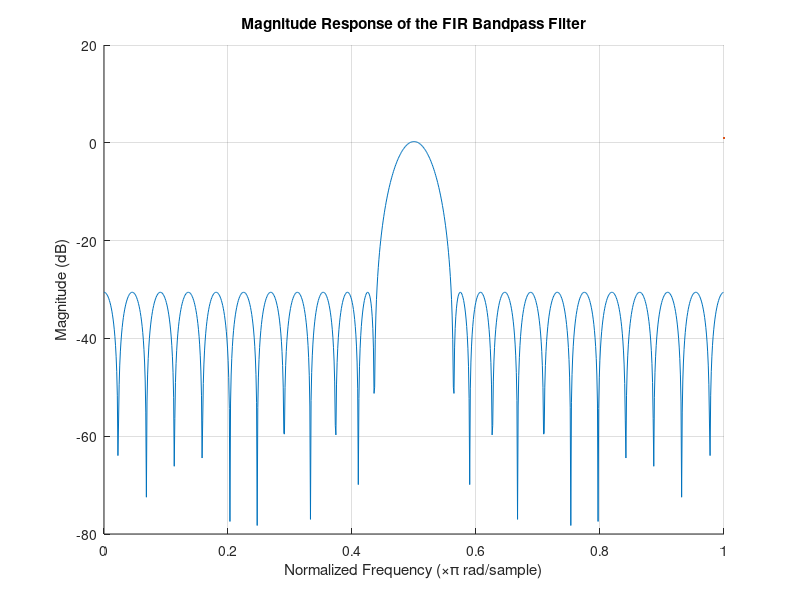

Write MATLAB code to recreate this figure. (Note: this script raises an error after producing the figure.)
clear
clc

% Filter specifications
N = 50;                    % Filter order
center = 0.5;
pe = 0.01;
se = 0.06;

band = [0 center-se center-pe center+pe center+se 1];
amplitude = [0 0 1 1 0 0];
b=firpm(N, band, amplitude);

% Plot magnitude response
figure(1);
hold on
grid on
[h, w] = freqz(b, 1, 1024);
mag_dB = 20*log10(abs(h));
plot(w/pi, mag_dB, LineWidth=1);
title('Magnitude Response of the FIR Bandpass Filter');
xlabel('Normalized Frequency (\times\pi rad/sample)');
ylabel('Magnitude (dB)');
xline(center-pe,'-r');
xline(center+pe,'-r');
xline(center-se,'-g');
xline(center+se,'-g');
yline(-30, '-k');
legend('magnitude response','passband1=0.49', 'passband2=0.51', 'stopband1=0.44', 'stopband2=0.56');
hold off

%%
n = 0:199;
w_n = randn(size(n));
x_n = 2*cos(0.5*pi.*n)+w_n;
y_n = filter(b, 1, x_n);

figure(2);
subplot(3, 1, 1);
plot(x_n);
title('input x[n]');
xlabel('sample');
ylabel('value');
xlim([100 199]);
subplot(3, 1, 2);
plot(y_n);
title('output y[n]');
xlabel('sample');
ylabel('value');
xlim([100 199]);
subplot(3,1,3);
plot(2*cos(0.5*pi.*n));
title('input without noise')
xlabel('sample');
ylabel('value');
xlim([100 199]);